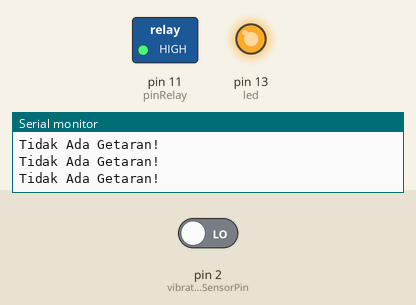
This sketch was run on a simulated Arduino Uno, built with avr-gcc and run on an emulated ATmega328P. Parts: switched loads named in the sketch (green lamp = pin HIGH), output pins drawn as LEDs (lit = HIGH), the last lines printed to the serial monitor. The test bench sets the inputs (shaded band); at power-on: pin 2 (vibrationSensorPin) LOW.

Above: at 2.8 s.
2.9 s: pin 2 (vibrationSensorPin) driven HIGH
At 3.9 s:
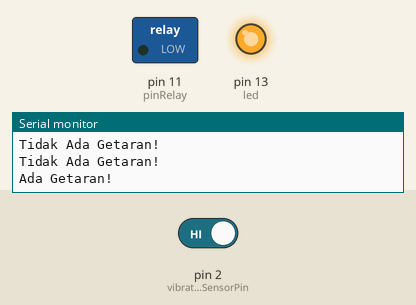
Timing chart, 0 to 5.9 s (numbered marks = the images above; inputs shaded):
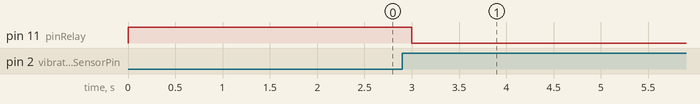

Measured:
- after the input at 2.9 s, pin 11 (pinRelay): HIGH → LOW after 0.10 s

The sketch:

sensor_getar_gempa.ino
```cpp
// create by : Bagus Miftah Rizqullah

const int vibrationSensorPin = 2; // Vibration Sensor di hubungkan ke Pin 2
int led = 13;                // the pin that the LED is atteched to
int vibrationSensorState = 0; // Status saat pertama mulai = 0
const int pinRelay = 11;   // definisikan Relay pada pin digital 11


void setup() {


  pinMode(led, OUTPUT);      // initalize LED as an output
 // CODINGAN RELAY aktif
  pinMode(pinRelay,OUTPUT);          // definisikan keluaran
  digitalWrite(pinRelay,HIGH); // matikan relay
  digitalWrite(led, HIGH);   // turn LED ON
  Serial.begin(115200);        // initialize serial
  pinMode(vibrationSensorPin, INPUT); // Jadikan Vibration sensor sebagai input


}

void loop() {

vibrationSensorState = digitalRead(vibrationSensorPin);

if (vibrationSensorState == HIGH) { // Jika ada getaran di sensor = HIGH
      Serial.println("Ada Getaran!");
      digitalWrite(pinRelay,LOW); // nyalain relay
      delay(6000);                // delay 6 detik
      Serial.println("MATIKAN ALARAM !!!");
      digitalWrite(led, HIGH); // turn LED OFF
      digitalWrite(pinRelay,HIGH); // matikan relay
  }

else {

      Serial.println("Tidak Ada Getaran!");
      digitalWrite(led, HIGH); // turn LED OFF
      delay(1000);             // delay 6 detik

}

}
```
